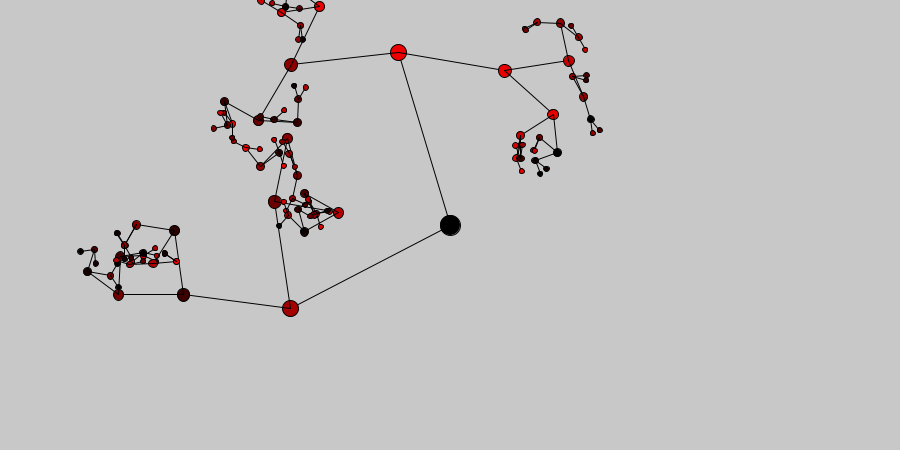
Frame 1 (no input)
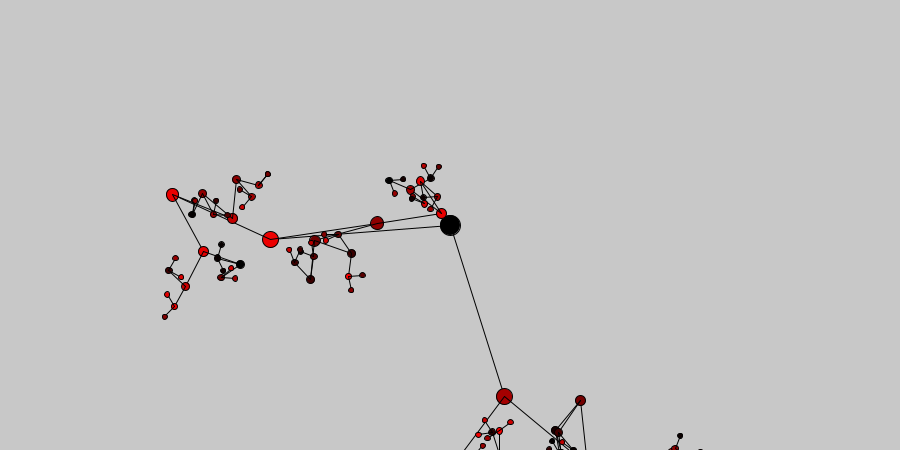
Frame 60 (the mouse pressed at the canvas centre just before this capture)
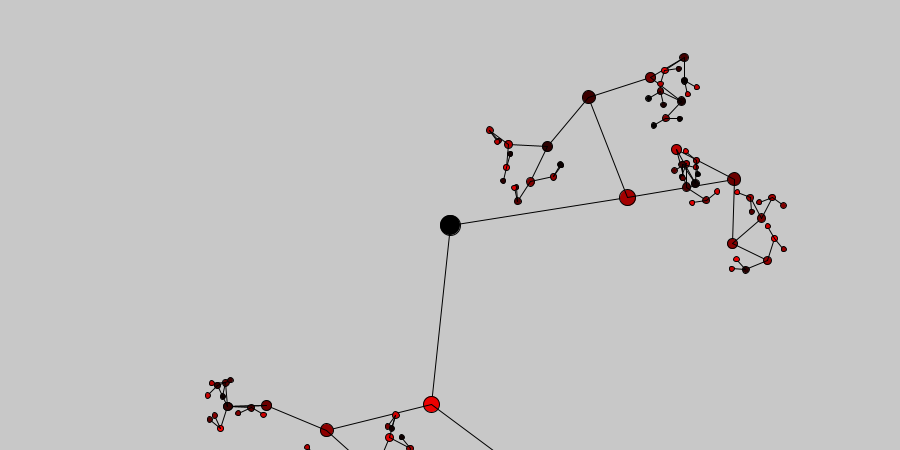
Frame 120 (the mouse held since frame 60 and released just before this capture)

The Processing sketch that drew these frames (run headless with seeded random() and noise(); from frame 60 on, the mouse is pressed at the canvas centre):

// Processing sketch: processing_50073
// ── processing_50073.pde

Node[] node;

void setup(){
  size(900,450);
  smooth();
  node = new Node[1];
  for(int i=0;i<node.length;i++){
    node[i]= new Node(i,width/2,height/2);
  }
}

void draw(){
    background(200); 
   // fill(200,95); //for further awesomeness
  //  rect(0,0,width,height);
  for(int i=0;i<node.length;i++){
    node[i].display();
  }
}
/***********************************
*  NODEs -> unlimited possibilities ;)
***********************************/
class Node{
  int id;
  float x,y,pos,xx,yy;
  Moon[] moon;
  Node(int _id,float _x,float _y){
    id=_id;
    x=_x;
    y=_y;
   
    moon=new Moon[2];
    for(int i=0;i<moon.length;i++)
      moon[i]=new Moon(x,y,300,.01,20);
  }
  /***********************************/
  void display(){
    fill(0);
    ellipse(x,y,20,20);
    for(int i=0;i<moon.length;i++){
      line(x,y,moon[i].x,moon[i].y);
      moon[i].display();
      moon[i].update(x,y);
    }
  }
}

/***********************************
*  MOONs -> this is where the magic happenes :D
***********************************/
class Moon{
  float x,y,xx,yy,distance,pos,speed,size;
  boolean active;
  color col;
  Moon[] moon;
  Moon(float _x, float _y,float _distance,float _speed,float _size){
    distance=_distance*.6;
    active=false;
    col = color(random(255),0,0);
    pos=random(20);
    speed=2*_speed*random(.8,1.2);
    size=.8*_size;
    xx=_x;
    yy=_y;
    x=xx+distance*sin(pos);
    y=yy+distance*cos(pos);
    
    if(distance>20){
      active=true;
      moon = new Moon[2];
      for(int i=0;i<moon.length;i++)
        moon[i]=new Moon(x,y,distance,speed,size);
    }
  }
  /***********************************/
  void display(){
    fill(col);
    ellipse(x,y,size,size);
    
    if(!active)
      return;
      
    for(int i=0;i<moon.length;i++){
      line(x,y,moon[i].x,moon[i].y);
      moon[i].display();
    }
    
  }
  /***********************************/
  void update(float _x,float _y){
    xx=_x;
    yy=_y;
    
    pos += speed;
    
    x=xx+distance*sin(pos);
    y=yy+distance*cos(pos);
    if(active){
      for(int i=0;i<moon.length;i++){
        moon[i].update(x,y);
      }
    }
  }
}
